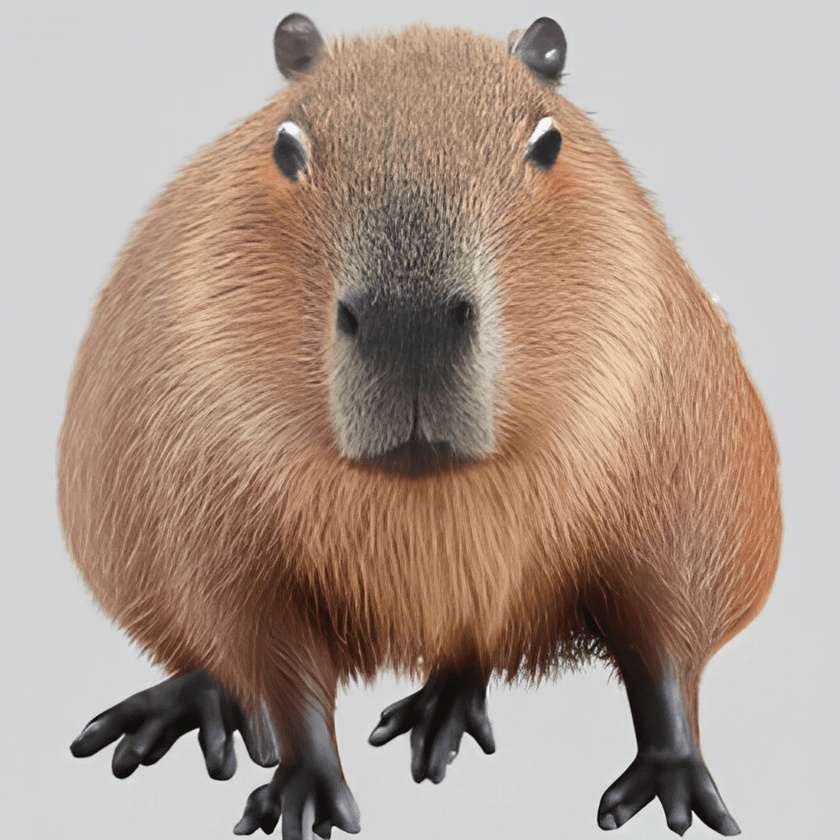
#> input picture MRO/lab3/capybara.jpg, 840 x 840 px, shrunk from 1024 x 1024 before the run
$ jupyter execute lab3.ipynb
#> lines starting #> are read from the running program, lines starting #| are printed output that depends on the picture; after the words box and inside, x2 and y2 are one past the last pixel; in counts of white or black regions, pixels touching at a corner belong together
# Лабораторная работа №3.<br> Детекторы и дескрипторы особых точек в библиотеке OpenCV.

[cell 1]
import numpy as np
import cv2 as cv
from matplotlib import pyplot as plt

## 1. Детектор Харриса

[cell 2]
img = cv.imread('capybara.jpg')
#> img is the input picture: shape (840, 840, 3); mean B, G, R 142.9, 154.5, 172.6
gray = cv.cvtColor(img, cv.COLOR_BGR2GRAY)
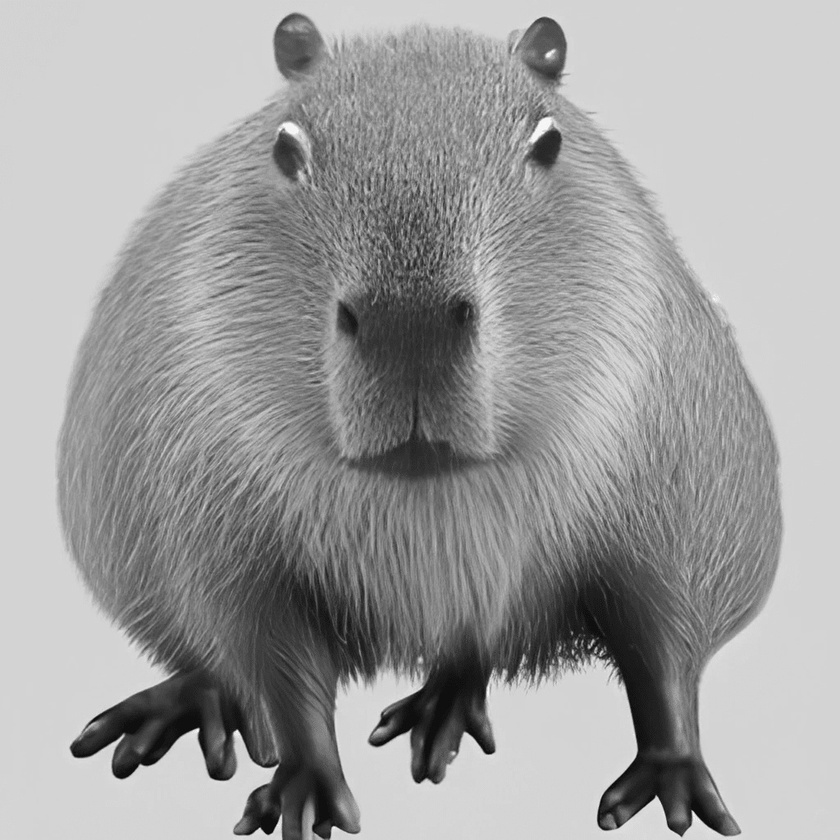
#> gray: shape (840, 840); min 3, max 253, mean 158.6
gray = np.float32(gray)

dst = cv.cornerHarris(gray, 2, 3, 0.04)
img[dst>=0.01*dst.max()]= [0,0,255]
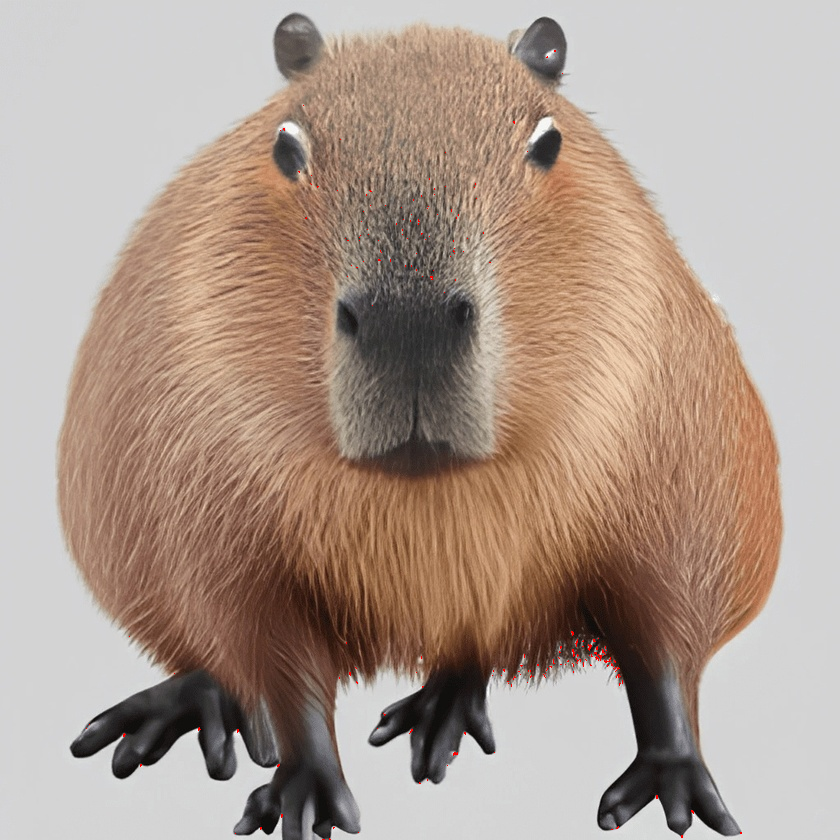
#> img: shape (840, 840, 3); 0.09% of pixels changed, all inside (x1, y1, x2, y2) = (86, 50, 742, 840)
cv.imwrite('capybara_harris.jpg', img)
#> Out = True

## 2. Shi-Tomasi детектор & Good Features to Track

[cell 3]
img = cv.imread('capybara.jpg')
gray = cv.cvtColor(img, cv.COLOR_BGR2GRAY)
corners = cv.goodFeaturesToTrack(gray, 25, 0.01, 10)
#> corners = 25 rows, first 8: [198, 729], [656, 796], [237, 730], [692, 811], [259, 828], [681, 835], [617, 826], [588, 648]
corners = np.int_(corners)
for i in corners:
    x, y = i.ravel()
    cv.circle(img, (x,y), 5, 255,-1)
#> this loop made 25 passes
#> (x, y) on passes 1 to 12: (198, 729), (656, 796), (237, 730), (692, 811), (259, 828), (681, 835), (617, 826), (588, 648), (600, 655), (593, 639), (277, 765), (140, 765)
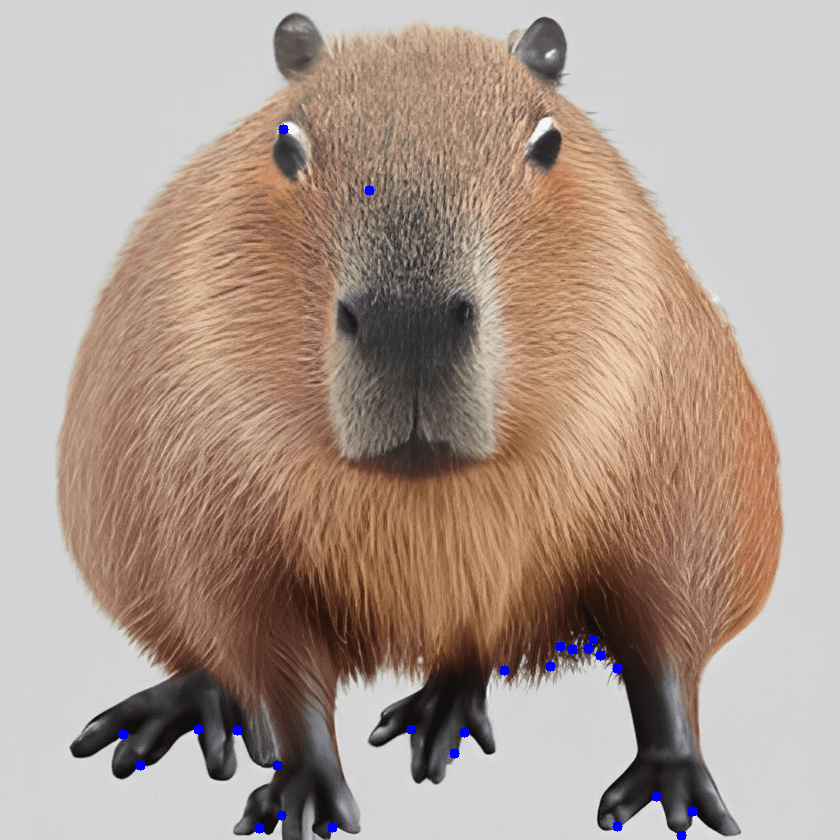
#> img: shape (840, 840, 3); 0.29% of pixels changed, all inside (x1, y1, x2, y2) = (118, 124, 698, 840)

plt.imshow(img)
plt.show()
cv.imwrite('capybara_Shi_Tomasi.jpg', img)
#> Out = True

## 3. Дескриптор SIFT

[cell 4]
img = cv.imread('capybara.jpg')
gray = cv.cvtColor(img, cv.COLOR_BGR2GRAY)
sift = cv.SIFT.create()
kp = sift.detect(gray, None)
#> kp = 4436 keypoints; strongest (x, y, size): (237, 734, 5.4), (197, 730, 3.2), (488, 747, 9.6), (83, 748, 15.7)
img = cv.drawKeypoints(gray, kp,img, flags=cv.DRAW_MATCHES_FLAGS_DRAW_RICH_KEYPOINTS)
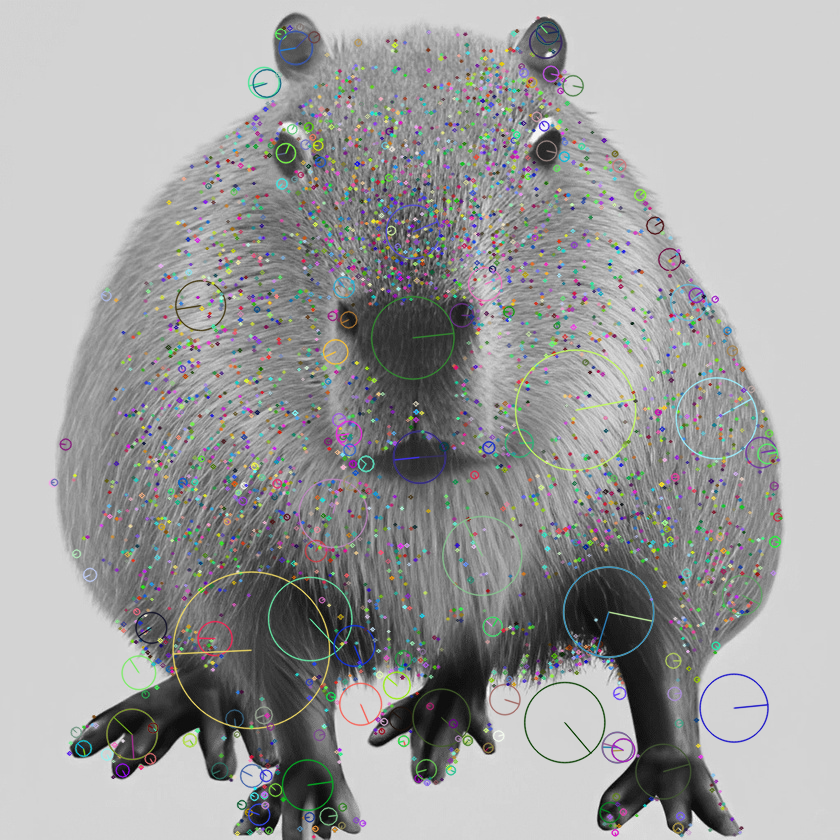
#> img: shape (840, 840, 3); mean B, G, R 158.4, 158.6, 158.2
cv.imwrite('capybara_SIFT.jpg', img)
#> Out = True

## 4. Детектор FAST

[cell 5]
img = cv.imread('capybara.jpg',0)
#> img: shape (840, 840); min 3, max 253, mean 158.6
fast = cv.FastFeatureDetector.create()
kp = fast.detect(img, None)
#> kp = 15951 keypoints; strongest (x, y, size): (198, 729, 7), (237, 731, 7), (259, 828, 7), (140, 765, 7)
img2 = cv.drawKeypoints(img, kp, None, color=(255, 0, 0))
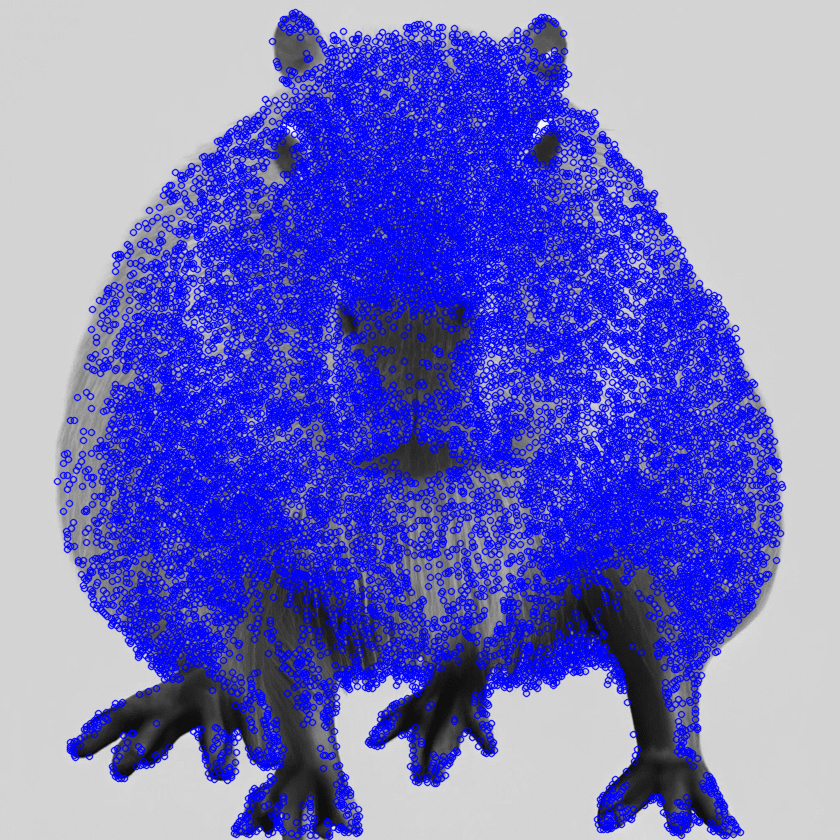
#> img2: shape (840, 840, 3); mean of channels 0, 1, 2 199.1, 113.5, 113.5; drawn as B, G, R
print(f"""
Treshold: {fast.getThreshold()}
nonmaxSuppression: {fast.getNonmaxSuppression()}
neighborhood: {fast.getType()}
Total Keypoins with nonmaxSupression: {len(kp)}
""")
#| Treshold: 10
#| nonmaxSuppression: True
#| neighborhood: 2
#| Total Keypoins with nonmaxSupression: 15951
cv.imwrite('capybara_FAST_true.jpg', img2)

fast.setNonmaxSuppression(False)
kp = fast.detect(img, None)
#> kp = 47168 keypoints; strongest (x, y, size): (294, 12, 7), (295, 12, 7), (292, 13, 7), (294, 13, 7)
print(f'Total Keypoins with nonmaxSuppression: {len(kp)}')
#| Total Keypoins with nonmaxSuppression: 47168
img3 = cv.drawKeypoints(img, kp, None, color=(255, 0, 0))
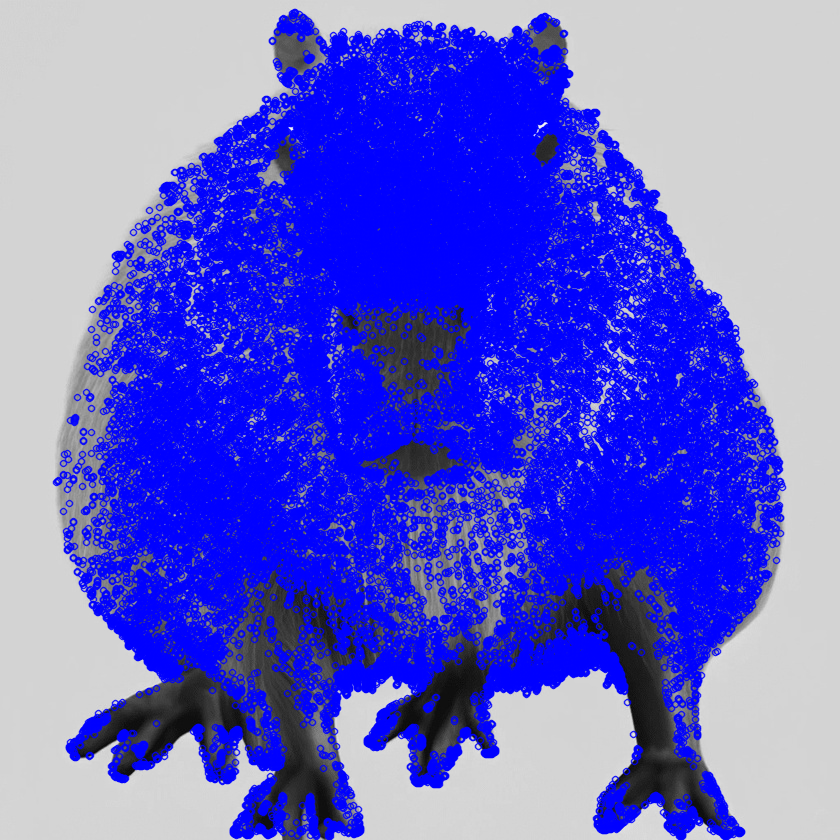
#> img3: shape (840, 840, 3); mean of channels 0, 1, 2 212.1, 99, 99; drawn as B, G, R
cv.imwrite('capybara_FAST_false.jpg', img3)
#> Out = True

## 5. Дескриптор BRIEF

[cell 6]
img = cv.imread('capybara.jpg',0)

star = cv.xfeatures2d.StarDetector.create()
brief = cv.xfeatures2d.BriefDescriptorExtractor.create()
kp = star.detect(img, None)
#> kp = 202 keypoints; strongest (x, y, size): (236, 734, 6), (195, 732, 6), (191, 737, 12), (189, 741, 16)
kp, des = brief.compute(img, kp)
print(f'Size Descriptor: {brief.descriptorSize()}\n Descriptor shape: {des.shape}')
#| Size Descriptor: 32
#|  Descriptor shape: (202, 32)
img = cv.drawKeypoints(img, kp, None, color=(255, 0, 0))
#> img: shape (840, 840, 3)
cv.imwrite('capybara_BRIEF.jpg', img)
#> Out = True

## 6. Дескриптор ORB

[cell 7]
img = cv.imread('capybara.jpg', 0)
orb = cv.ORB.create()
kp = orb.detect(img, None)
#> kp = 500 keypoints; strongest (x, y, size): (656, 797, 31), (236, 731, 37.2), (237, 731, 31), (197, 730, 37.2)
kp, des = orb.compute(img, kp)
print(f'Size Descriptor: {brief.descriptorSize()}\n Descriptor shape: {des.shape}')
#| Size Descriptor: 32
#|  Descriptor shape: (500, 32)
img = cv.drawKeypoints(img, kp, None, color=(255, 0, 0))
cv.imwrite('capybara_ORB.jpg', img)
#> Out = True
